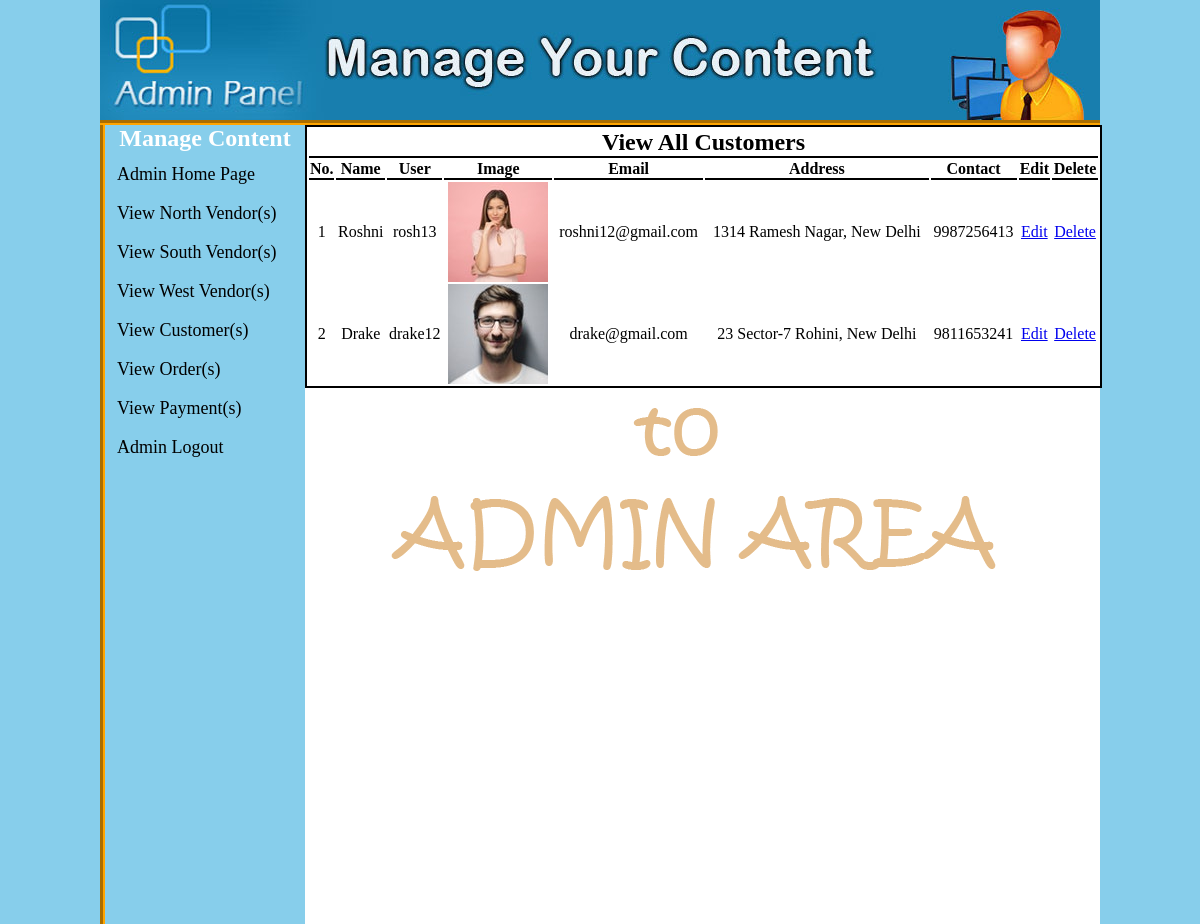
/admin/index.php?view_customers (signed in), run on the app's committed database.
### tables this page shows
CREATE TABLE `customers` (
  `C_Id` int(100) NOT NULL,
  `C_Ip` varchar(255) NOT NULL,
  `C_Name` text NOT NULL,
  `C_user` varchar(100) NOT NULL,
  `C_Image` text NOT NULL,
  `C_email` varchar(100) NOT NULL,
  `C_pass` varchar(100) NOT NULL,
  `C_address` varchar(200) NOT NULL,
  `C_district` text NOT NULL,
  `C_contact` bigint(20) NOT NULL
);

### admin/view_customers.php (the view, shortened to what this page needs)
<?php
if(!isset($_SESSION['user_email'])){
	echo "<script>window.open('login.php','_self')</script>";
}
else {
?>
<head>
</head>
<table width="797"  cellpadding="8" style="text-align:center; background:#ffffff;">
	<tr style="text-align:center; margin-top:10px;">
		<td colspan="10" style="border-bottom:2px solid;"><h2>View All Customers</h2></td>
	</tr>
	<tr>
		<th>No.</th>
		<th>Name</th>
		<th>User</th>
		<th>Image</th>
		<th>Email</th>
		<th>Address</th>
		<th>Contact</th>
		<th>Edit</th>
		<th>Delete</th>
	</tr>
	<?php
		include("includes/db.php");
		$i=0;
		$get_c = "select * from customers";
		$run_c = mysqli_query($con, $get_c);
		while($row_c=mysqli_fetch_array($run_c)){
			$id       = $row_c['C_Id'];
			$name     = $row_c['C_Name'];
			$user     = $row_c['C_user'];
			$image    = $row_c['C_Image'];
			$email    = $row_c['C_email'];
			$addr     = $row_c['C_address'];
			$cont     = $row_c['C_contact'];
			$i++;
	?>
	<tr style="text-align:center;">
		<td><?php echo $i; ?></td>
		<td><?php echo $name; ?></td>
		<td><?php echo $user; ?></td>
		<td><img src="../customers/images/<?php echo $image; ?>" width="100" height="100"/></td>
		<td><?php echo $email; ?></td>
		<td><?php echo $addr; ?></td>
		<td><?php echo $cont; ?></td>
		<td><a href="index.php?edit_cust=<?php echo $id;?>">Edit</a></td>
		<td><a href="delete_customers.php?delete_c=<?php echo $id;?>">Delete</a></td>
	</tr>
	<?php } ?>
</table>
<?php } ?>

### admin/css/admin_panel.css (style rules this page uses)
* { margin:0; padding:0; }
body { background: skyblue; }

### admin/view_customers.php (style rules this page uses)
table { border: 2px solid black; }
th { border-bottom:2px solid; }

### data on the page
customers: C_Name "Roshni", C_user "rosh13", C_Image (picture), C_email "roshni12@gmail.com", C_address "1314 Ramesh Nagar, New Delhi", C_contact "9987256413"
customers: C_Name "Drake", C_user "drake12", C_Image (picture), C_email "drake@gmail.com", C_address "23 Sector-7 Rohini, New Delhi", C_contact "9811653241"
